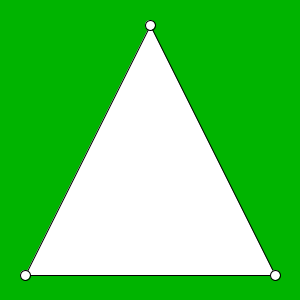
Frame 1 (no input)
Frame 60 (the mouse pressed at the canvas centre just before this capture): identical to frame 1, image omitted
Frame 120 (the mouse held since frame 60 and released just before this capture): identical to frame 1, image omitted

The Processing sketch that drew this single still picture (run headless with seeded random() and noise(); from frame 60 on, the mouse is pressed at the canvas centre):

// Processing sketch: processing_61065
// ── processing_61065.pde

int x1 = 25;
int y1 = 275;
  
int x2 = 150;
int y2 = 25;
  
int x3 = 275;
int y3 = 275;

int delta = 10;
int selector = 0;

void setup()
{
  size(300, 300);
}

void draw()
{
  background(0,180,0);
  triangle(x1,y1, x2, y2, x3, y3);
  ellipse(x1,y1,delta,delta);
  ellipse(x2,y2,delta,delta);
  ellipse(x3,y3,delta,delta);
}

void mousePressed()
{
  if ( sqrt(sq(x1 - mouseX) + sq(y1 - mouseY)) < delta )
  {
    selector = 1; 
  }
  else if ( sqrt(sq(x2 - mouseX) + sq(y2 - mouseY)) < delta )
  {
    selector = 2; 
  }
  else if ( sqrt(sq(x3 - mouseX) + sq(y3 - mouseY)) < delta )
  {
    selector = 3;
  }
  else
  {
    selector = 0;
  }
}

void mouseReleased()
{
  selector = 0;
}

void mouseDragged()
{
  if (selector == 1)
  {
    x1 = mouseX;
    y1 = mouseY;
  }
  else if (selector == 2)
  {
    x2 = mouseX;
    y2 = mouseY;
  }
  else if (selector == 3)
  {
    x3 = mouseX;
    y3 = mouseY;
  }
}
